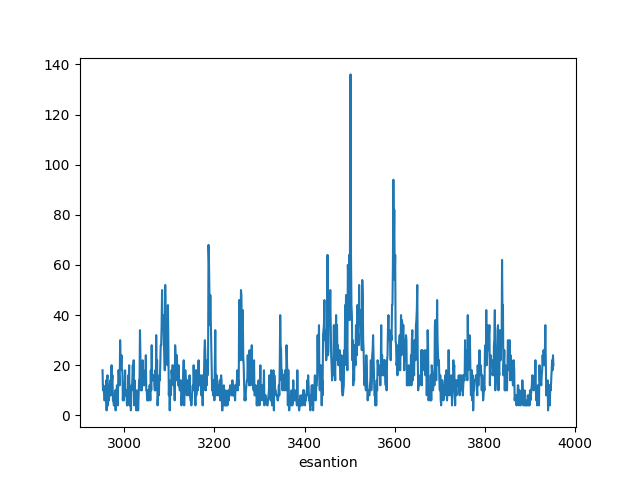

Write Python code to recreate this figure.
# 2952 cade pe 26-12-2012 00, care este luni

import numpy as np

import matplotlib.pyplot as plt

import csv

file = open("Train.csv")

vec = list(csv.reader(file))

data = np.array(vec[1:])[:,2].astype(np.float32)

esantion = data[2952:3953]

plt.plot(range(2952,3953),esantion)
plt.xlabel('esantion')
plt.savefig("ex7.png")
plt.show()
